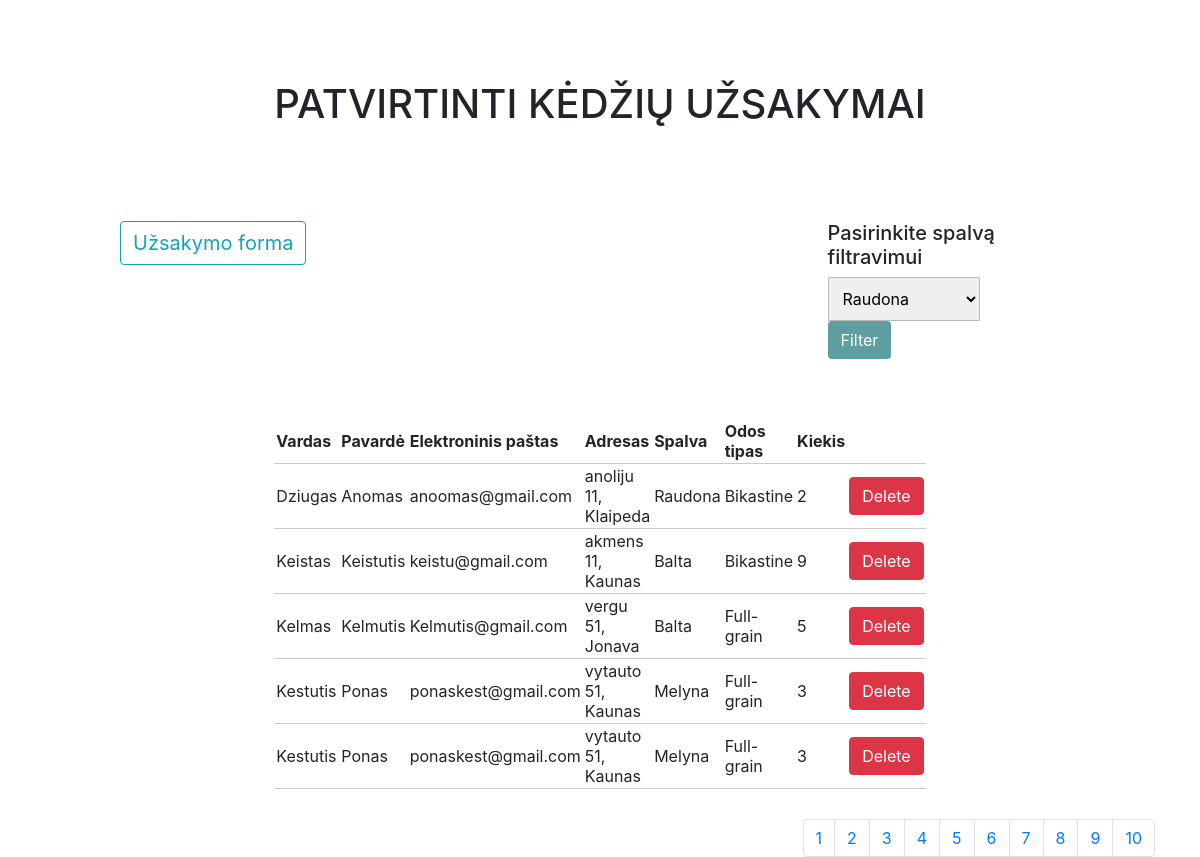
Page /order.php?page=3 on the committed database.
### tables this page shows
CREATE TABLE `data` (
  `id` int(8) NOT NULL,
  `name` varchar(255) NOT NULL,
  `surname` varchar(255) NOT NULL,
  `email` varchar(255) NOT NULL,
  `adress` varchar(255) NOT NULL,
  `color` varchar(255) NOT NULL,
  `leather` varchar(255) NOT NULL,
  `amount` int(10) NOT NULL,
  `price` double NOT NULL
);

### order.php (the view, shortened to what this page needs)
<?php include('server.php') ?>
<!DOCTYPE html>
<html>
<head>
</head>
<body>
<header>
    <h1>Patvirtinti kėdžių užsakymai</h1>
</header>
<div class="container">
    <div class="row">
        <div class="col" style="padding: 5px 90px;">
            <button type="button" onclick="location.href='chair.php';" style="font-size: 20px"
                    class="btn btn-outline-info">Užsakymo forma
            </button>
        </div>
        <div class="col">
            <form action="" method="get" class="formfix" style="width: 200px; height: 173px">
                <h5>Pasirinkite spalvą filtravimui</h5>
                <select name="colorlist" style="width: 80%;">
                    <?php
                    $colors = ['Raudona', 'Melyna', 'Ruda', 'Juoda', 'Balta'];
                    foreach ($colors as $color) {
                        $colorSelected = '';
                        echo "<option value=\"$color\"' . $colorSelected . '>$color</option>";
                    }
                    ?>
                </select>
                <input type="submit" class="divider btn" name="color" value="Filter"/>
            </form>
        </div>
    </div>
</div>
<table>
    <thead>
    <tr>
        <th>Vardas</th>
        <th>Pavardė</th>
        <th>Elektroninis paštas</th>
        <th>Adresas</th>
        <th>Spalva</th>
        <th>Odos tipas</th>
        <th>Kiekis</th>
    </tr>
    </thead>
    <tbody>
    <?php
    $results = Paging();
    $totalPages = $results[1];
    ?>
    <?php $results = Paging(); ?>
    <?php while ($row = mysqli_fetch_array($results[0])) { ?>
        <form action="delete.php" class="formfix" method="get">
            <tr>
                <td> <?php echo $row["name"] ?></td>
                <td><?php echo $row["surname"] ?></td>
                <td><?php echo $row["email"] ?></td>
                <td><?php echo $row["adress"] ?></td>
                <td><?php echo $row["color"] ?></td>
                <td><?php echo $row["leather"] ?></td>
                <td><?php echo $row["amount"] ?></td>
                <td>
                    <button type="submit" class="btn btn-danger">Delete</button>
                </td>
        </form>
    <?php } ?>
    </tbody>
</table>
<div class="container">
    <div class="row">
        <div class="col">
        </div>
        <div class="col">
        </div>
        <div class="col">
            <div class="pagination">
                <?php
                $query = $_GET;
                for ($i = 1; $i <= $totalPages; ++$i) {
                    $query['page'] = $i;
                    echo "<li class=\"page-item\"><a class=\"page-link\" href='?" . http_build_query($query) . "'>$i</a></li> ";
                }
                ?>
            </div>
        </div>
    </div>
</div>
</body>
</html>

### style.css (style rules this page uses)
body { font-size: 19px; }
table { width: 50%; margin: 30px auto; border-collapse: collapse; text-align: left; }
tr { border-bottom: 1px solid #cbcbcb; }
th, td { border: none; height: 30px; padding: 2px; }
.formfix { width: 30%; margin: auto; text-align: left; padding: 5px; border: none; }
select { text-align: left; padding: 10px; border: 1px solid #bbbbbb; width: 55%; }
form { width: 45%; margin: 50px auto; text-align: left; padding: 20px; border: 1px solid #bbbbbb; border-radius: 5px; }
.btn { padding: 10px; font-size: 15px; color: white; background: #5F9EA0; border: none; border-radius: 5px; }
h1 { font-family: "Avant Garde", Avantgarde, "Century Gothic", CenturyGothic, "AppleGothic", sans-serif; font-size: 92px; padding: 80px 50px; text-align: center; text-transform: uppercase; text-rendering: optimizeLegibility; }

### rows in the picture
data: name "Dziugas", surname "Anomas", email "anoomas@gmail.com", adress "anoliju 11, Klaipeda", color "Raudona", leather "Bikastine", amount "2"
data: name "Keistas", surname "Keistutis", email "keistu@gmail.com", adress "akmens 11, Kaunas", color "Balta", leather "Bikastine", amount "9"
data: name "Kelmas", surname "Kelmutis", email "Kelmutis@gmail.com", adress "vergu 51, Jonava", color "Balta", leather "Full-grain", amount "5"
data: name "Kestutis", surname "Ponas", email "ponaskest@gmail.com", adress "vytauto 51, Kaunas", color "Melyna", leather "Full-grain", amount "3"
data: name "Kestutis", surname "Ponas", email "ponaskest@gmail.com", adress "vytauto 51, Kaunas", color "Melyna", leather "Full-grain", amount "3"

### other values in the picture
form field colorlist "Raudona"
